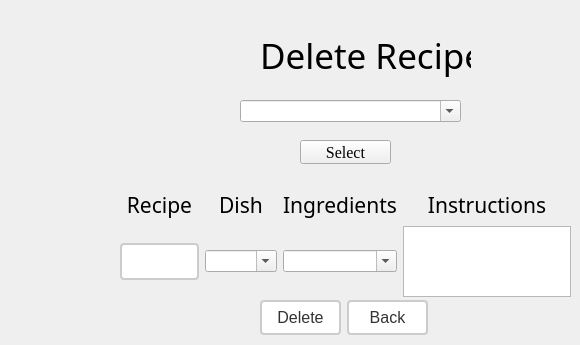
      <widget class="QWidget" name="DeleteRecipe">
       <widget class="QLabel" name="deleteRecipeLabel">
        <property name="geometry">
         <rect>
          <x>260</x>
          <y>20</y>
          <width>211</width>
          <height>71</height>
         </rect>
        </property>
        <property name="font">
         <font>
          <family>Tempus Sans ITC</family>
          <pointsize>26</pointsize>
         </font>
        </property>
        <property name="text">
         <string>Delete Recipe</string>
        </property>
       </widget>
       <widget class="QComboBox" name="deleteRecipeComboBox">
        <property name="geometry">
         <rect>
          <x>240</x>
          <y>100</y>
          <width>221</width>
          <height>22</height>
         </rect>
        </property>
        <property name="editable">
         <bool>true</bool>
        </property>
       </widget>
       <widget class="QPushButton" name="deleteRecipeSelectButton">
        <property name="geometry">
         <rect>
          <x>300</x>
          <y>140</y>
          <width>91</width>
          <height>24</height>
         </rect>
        </property>
        <property name="palette">
         <palette>
          <active>
           <colorrole role="Button">
            <brush brushstyle="SolidPattern">
             <color alpha="255">
              <red>255</red>
              <green>255</green>
              <blue>255</blue>
             </color>
            </brush>
           </colorrole>
          </active>
          <inactive>
           <colorrole role="Button">
            <brush brushstyle="SolidPattern">
             <color alpha="255">
              <red>240</red>
              <green>240</green>
              <blue>240</blue>
             </color>
            </brush>
           </colorrole>
          </inactive>
          <disabled>
           <colorrole role="Button">
            <brush brushstyle="SolidPattern">
             <color alpha="255">
              <red>255</red>
              <green>255</green>
              <blue>255</blue>
             </color>
            </brush>
           </colorrole>
          </disabled>
         </palette>
        </property>
        <property name="font">
         <font>
          <family>Times New Roman</family>
          <pointsize>12</pointsize>
         </font>
        </property>
        <property name="autoFillBackground">
         <bool>false</bool>
        </property>
        <property name="text">
         <string>Select</string>
        </property>
       </widget>
       <widget class="QWidget" name="gridLayoutWidget_7">
        <property name="geometry">
         <rect>
          <x>120</x>
          <y>190</y>
          <width>451</width>
          <height>107</height>
         </rect>
        </property>
        <layout class="QGridLayout" name="gridLayout_5">
         <item row="0" column="1">
          <widget class="QLabel" name="deleteDishLabel">
           <property name="font">
            <font>
             <family>Tempus Sans ITC</family>
             <pointsize>16</pointsize>
            </font>
           </property>
           <property name="text">
            <string>Dish</string>
           </property>
           <property name="alignment">
            <set>Qt::AlignCenter</set>
           </property>
          </widget>
         </item>
         <item row="0" column="2">
          <widget class="QLabel" name="deleteIngredientLabel">
           <property name="font">
            <font>
             <family>Tempus Sans ITC</family>
             <pointsize>16</pointsize>
            </font>
           </property>
           <property name="text">
            <string>Ingredients</string>
           </property>
           <property name="alignment">
            <set>Qt::AlignCenter</set>
           </property>
          </widget>
         </item>
         <item row="0" column="3">
          <widget class="QLabel" name="deleteInstructionLabel">
           <property name="font">
            <font>
             <family>Tempus Sans ITC</family>
             <pointsize>16</pointsize>
            </font>
           </property>
           <property name="text">
            <string>Instructions</string>
           </property>
           <property name="alignment">
            <set>Qt::AlignCenter</set>
           </property>
          </widget>
         </item>
         <item row="0" column="0">
          <widget class="QLabel" name="deleteRecipeLabel_2">
           <property name="font">
            <font>
             <family>Tempus Sans ITC</family>
             <pointsize>16</pointsize>
            </font>
           </property>
           <property name="text">
            <string>Recipe</string>
           </property>
           <property name="alignment">
            <set>Qt::AlignCenter</set>
           </property>
          </widget>
         </item>
         <item row="1" column="0">
          <widget class="QLineEdit" name="deleteRecipeEdit">
           <property name="styleSheet">
            <string notr="true">QLineEdit {
  border: 2px solid #ccc; /* add a border */
  border-radius: 4px; /* round the corners */
  font-size: 16px; /* increase font size */
  padding: 6px 12px; /* add some padding */
  background-color: #fff; /* set background color */
  color: #333; /* set font color */
  font-family: &quot;Times New Roman&quot;, Times, serif; /* set font family */
}

QLineEdit:focus {
  outline: none; /* remove the default focus outline */
  border-color: #6a1b9a; /* set border color when focused */
  box-shadow: 0 0 5px #6a1b9a; /* add a subtle box-shadow when focused */
}
</string>
           </property>
          </widget>
         </item>
         <item row="1" column="1">
          <widget class="QComboBox" name="deleteDishComboBox">
           <property name="editable">
            <bool>true</bool>
           </property>
          </widget>
         </item>
         <item row="1" column="2">
          <widget class="QComboBox" name="deleteIngredientComboBox">
           <property name="editable">
            <bool>true</bool>
           </property>
          </widget>
         </item>
         <item row="1" column="3">
          <widget class="QTextEdit" name="deleteTextEdit"/>
         </item>
        </layout>
       </widget>
       <widget class="QWidget" name="horizontalLayoutWidget_8">
        <property name="geometry">
         <rect>
          <x>260</x>
          <y>300</y>
          <width>168</width>
          <height>36</height>
         </rect>
        </property>
        <layout class="QHBoxLayout" name="horizontalLayout_10">
         <item>
          <widget class="QPushButton" name="removeButton">
           <property name="styleSheet">
            <string notr="true">QPushButton {
  border: 2px solid #ccc; /* add a border */
  border-radius: 4px; /* round the corners */
  font-size: 16px; /* increase font size */
  padding: 6px 12px; /* add some padding */
  background-color: #fff; /* set background color */
  color: #333; /* set font color */
  font-family: &quot;Times New Roman&quot;, Times, serif; /* set font family */
}

QPushButton:hover {
  background-color: #eee; /* change background color when hovered */
}

QPushButton:pressed {
  background-color: #ccc; /* change background color when pressed */
}
</string>
           </property>
           <property name="text">
            <string>Delete</string>
           </property>
          </widget>
         </item>
         <item>
          <widget class="QPushButton" name="backButton_7">
           <property name="styleSheet">
            <string notr="true">QPushButton {
  border: 2px solid #ccc; /* add a border */
  border-radius: 4px; /* round the corners */
  font-size: 16px; /* increase font size */
  padding: 6px 12px; /* add some padding */
  background-color: #fff; /* set background color */
  color: #333; /* set font color */
  font-family: &quot;Times New Roman&quot;, Times, serif; /* set font family */
}

QPushButton:hover {
  background-color: #eee; /* change background color when hovered */
}

QPushButton:pressed {
  background-color: #ccc; /* change background color when pressed */
}
</string>
           </property>
           <property name="text">
            <string>Back</string>
           </property>
          </widget>
         </item>
        </layout>
       </widget>
      </widget>
